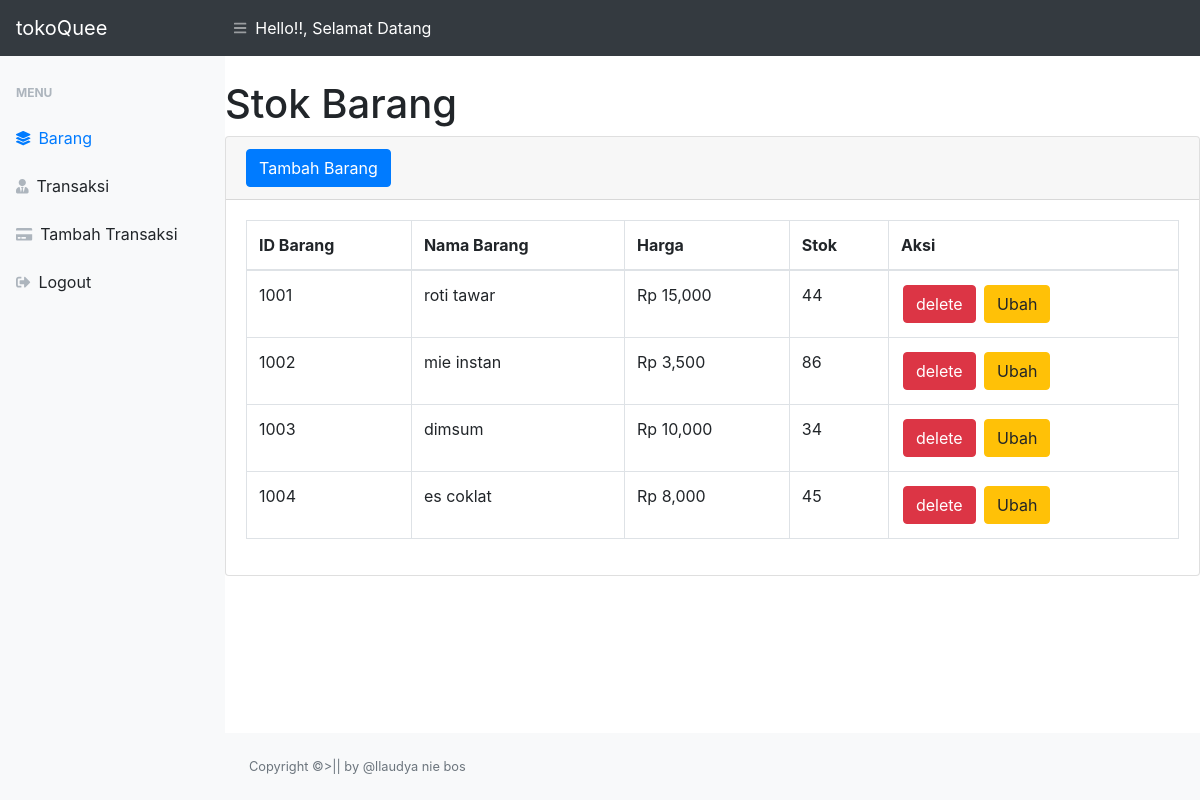
Page /home.php on the earlier database version.
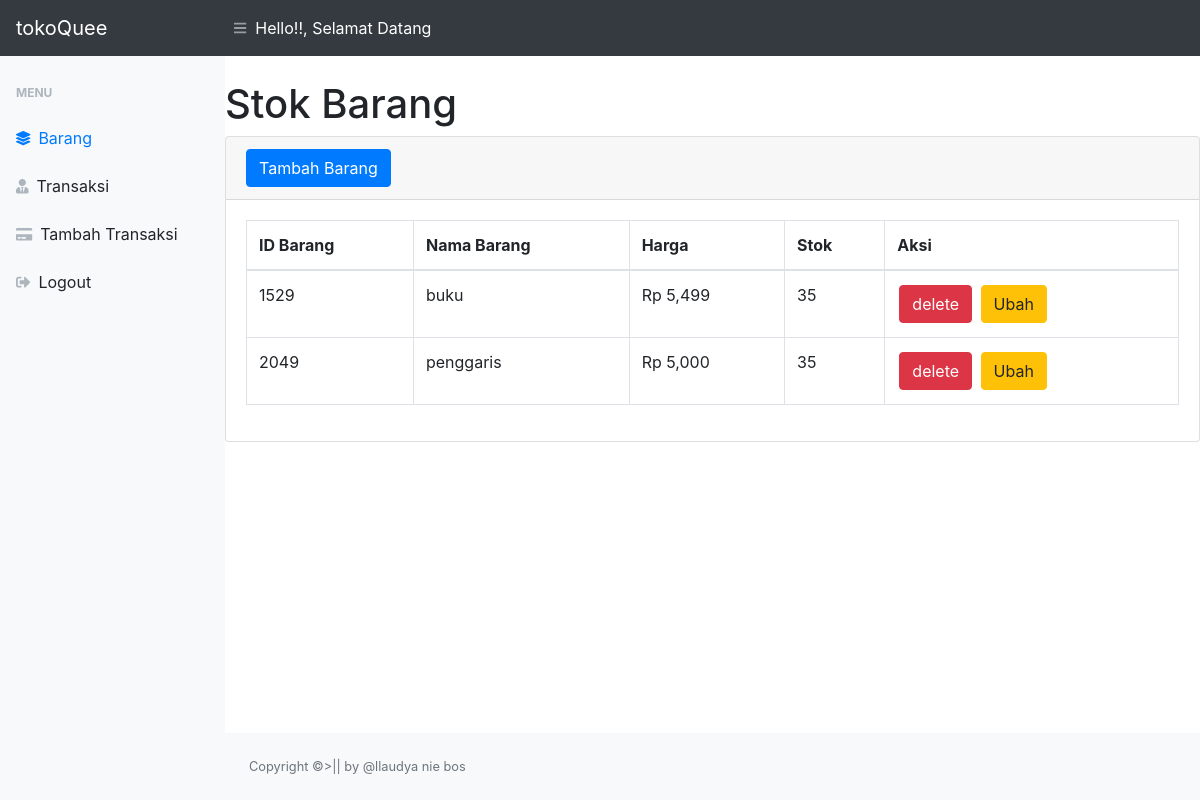
Same page on the later database version.
### tables this page shows
CREATE TABLE `barang` (
  `id_barang` int NOT NULL,
  `nama_barang` varchar(30) NOT NULL,
  `harga` int NOT NULL,
  `stok` int NOT NULL
);

### home.php (the view, shortened to what the changed rows need)
<?php
require 'function.php';
?>
<!DOCTYPE html>
<html lang="en">
<head>
    <link href="styles.css" rel="stylesheet"/>
    <link href="https://cdn.datatables.net/1.10.20/css/dataTables.bootstrap4.min.css" rel="stylesheet" />
</head>
<body class="sb-nav-fixed">
    <div id="layoutSidenav">
        <div id="layoutSidenav_content">
            <main>
                <div class="container-fuild">
                    <h1 class="mt-4">Stok Barang</h1>
                    <div class="card mb-4">
                        <div class="card-body">
                            <div class="table-responsive">
                                <table class="table table-bordered" id="dataTable" width="100%" cellspacing="0">
                                    <thead>
                                        <tr>
                                            <th>ID Barang</th>
                                            <th>Nama Barang</th>
                                            <th>Harga</th>
                                            <th>Stok</th>
                                            <th>Aksi</th>
                                        </tr>
                                    </thead>
                                    <tbody>
                                        <?php
                                        $viewbarang = mysqli_query($conn, "SELECT * FROM `barang`");
                                        while ($data = mysqli_fetch_array($viewbarang)) {
                                            $id_barang = $data['id_barang'];
                                            $nama_barang = $data['nama_barang'];
                                            $harga = $data['harga'];
                                            $stok = $data['stok'];
                                        ?>
                                        <tr>
                                                <td><?= $id_barang ?></td>
                                                <td><?= $nama_barang ?></td>
                                                <td>Rp <?php echo number_format($harga)?></td>
                                                <td><?= $stok ?></td>
                                                <td>
                                                    <button style="margin: 2px;" type="button" class="btn btn-danger" data-toggle="modal" data-target="#delete_barang<?= $id_barang; ?>">delete</button>
                                                    <button style="margin: 2px;" type="button" class="btn btn-warning" data-toggle="modal" data-target="#modalupdate<?= $id_barang; ?>">Ubah</button>
                                                </td>
                                            </tr>
                                        <?php
                                        };
                                        ?>
                                    </tbody>
                                </table>
                            </div>
                        </div>
                    </div>
                </div>
            </main>
        </div>
    </div>
</body>
</html>

Differences in the rows shown:
removed barang: id_barang "1001", nama_barang "roti tawar", harga "15,000", stok "44"
removed barang: id_barang "1002", nama_barang "mie instan", harga "3,500", stok "86"
removed barang: id_barang "1003", nama_barang "dimsum", harga "10,000", stok "34"
removed barang: id_barang "1004", nama_barang "es coklat", harga "8,000", stok "45"
added barang: id_barang "1529", nama_barang "buku", harga "5,499", stok "35"
added barang: id_barang "2049", nama_barang "penggaris", harga "5,000", stok "35"
